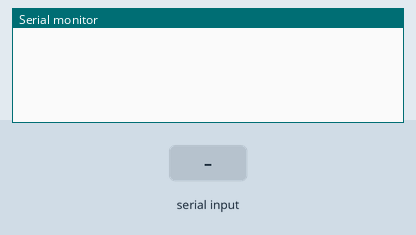
Recording of a sketch running on a simulated Arduino Mega 2560, built for the host (arithmetic inside an expression is 32-bit, double 64-bit). On the bench: the last lines printed to the serial monitor. Inputs (shaded band) come from the test bench. EEPROM starts erased; the modem accepts every AT command (registered, SIM ready, sends succeed) and sends nothing else.

Above: at 2.3 s.
2.4 s: "CREG\n" received over the second serial link
5.1 s: ".\n" received over the second serial link
7.6 s: "AT+PASS=\n" received over the second serial link
10.6 s: "AT+SERVER=\n" received over the second serial link
At 12.4 s:
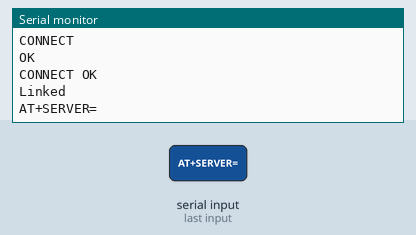
13.1 s: "AT+PORT=\n" received over the second serial link
At 15.1 s:
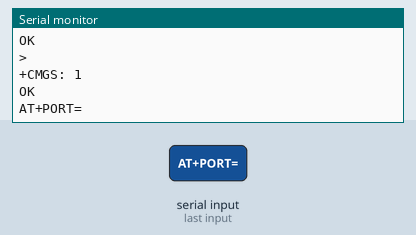
15.6 s: "AT+ID=\n" received over the second serial link
At 17.4 s:
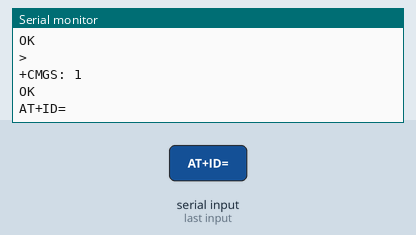

The sketch:

GPS_tracker.ino
```cpp
#include <TinyGPS.h>
#include <EEPROM.h>

#define SERVER_SETTING_POSITION 0
#define SERVER_SETTING_MAX_LENGTH 15

#define PORT_SETTING_POSITION 16
#define PORT_SETTING_MAX_LENGTH 5

#define ID_SETTING_POSITION 22
#define ID_SETTING_MAX_LENGTH 15

#define PASSWORD_SETTING_POSITION 38
#define PASSWORD_SETTING_MAX_LENGTH 10

#define REG_NETWORK 0
#define LOGGED 1
#define WAIT_ANSWER 2
#define WAIT_CREG 3
#define GPRS_INIT 4
#define CONNECTED_SERVER 5
#define WAIT_GPRS_INIT 6
#define WAIT_STEP 7

TinyGPS gps;
bool newData;
unsigned long start;
int currentData;
String dates, times, lats, lons, speed, sats, course, height = "0";
String password = "";
String server = "";
String port = "";
String id = "";
bool serialWork = false;
int GPRSinitStep = 0;
//----Для GSM-----
long timerCommand;
bool flags[10];

void setup() {
  Serial.begin(9600);
  Serial1.begin(9600);
  Serial2.begin(9600);
  Serial.setTimeout(500);
  newData = false;
  start = millis();
  password = getPassword();
  server = getServer();
  port = getPort();
  id = getId();
  delay(1000);
  sendATGSM("AT");
  delay(100);
  sendATGSM("AT+CREG?");
  timerCommand = millis();

  flags[WAIT_CREG] = true;
  flags[REG_NETWORK] = false;
  flags[GPRS_INIT] = false;
  flags[CONNECTED_SERVER] = false;
  flags[REG_NETWORK] = false;
  flags[LOGGED] = false;
}

void loop() {
   getCommand();
  // if(serialWork){
  //   easySerial();
  // } else {
  //   mainFunction();
  // }

  if((millis() - timerCommand > 10000) && (!flags[WAIT_CREG]) && (!flags[REG_NETWORK])){
    sendATGSM("AT+CREG?");
    timerCommand = millis();
    flags[WAIT_CREG] = true;
  }

  if((millis() - timerCommand > 5000) && (flags[WAIT_CREG]) && (!flags[REG_NETWORK])){
    flags[WAIT_CREG]= false;
  }

  if((flags[REG_NETWORK]) && (!flags[GPRS_INIT]) && (GPRSinitStep == 0) && (!flags[WAIT_STEP])){
    //sendATGSM("AT+CSTT=\"internet\"");
    sendATGSM("AT+SAPBR=3,1,\"APN\",\"internet\"");
    timerCommand = millis();
    flags[WAIT_STEP] = true;
  }

  if((flags[REG_NETWORK]) && (!flags[GPRS_INIT]) && (GPRSinitStep == 1) && (!flags[WAIT_STEP])){
    //sendATGSM("AT+CIICR");
    sendATGSM("AT+SAPBR=1,1");
    timerCommand = millis();
    flags[WAIT_STEP] = true;
  }

  if((flags[REG_NETWORK]) && (!flags[GPRS_INIT]) && (GPRSinitStep == 2) && (!flags[WAIT_STEP])){
    //sendATGSM("AT+CIFSR");
    sendATGSM("AT+SAPBR=2,1");
    timerCommand = millis();
    flags[WAIT_STEP] = true;
  }

  if((flags[REG_NETWORK]) && (!flags[GPRS_INIT]) && (GPRSinitStep == 3) && (!flags[WAIT_STEP])){
    sendATGSM("AT+CIPSTART=\"TCP\",\""+server+"\","+port+"");
    timerCommand = millis();
    flags[WAIT_STEP] = true;

  }

  if((millis() - timerCommand > 2000) && (flags[WAIT_STEP]) && (!flags[GPRS_INIT])){
    flags[WAIT_STEP]= false;
  }

   if(flags[GPRS_INIT] && flags[CONNECTED_SERVER] && !flags[LOGGED]){
     sendData(loginPacket());
     timerCommand = millis();
  }

  getDataFromGSM();

}

void getDataFromGSM(){
  String fromGSM = "";
  if(Serial2.available()) {
    fromGSM = Serial2.readString();
    Serial.println(fromGSM);

    if(flags[WAIT_CREG] && fromGSM.indexOf("CREG") != -1){
      flags[REG_NETWORK] = checkCREG(fromGSM);
      if(!flags[REG_NETWORK]) flags[GPRS_INIT] = false;
      timerCommand = millis();
      flags[WAIT_CREG] = false;
    }
    else if(flags[WAIT_STEP] && GPRSinitStep != 3 && GPRSinitStep != 2){
      if(fromGSM.indexOf("OK") != -1){
        Serial.println("true");
        GPRSinitStep++;
        timerCommand = millis();
        flags[WAIT_STEP]= false;
      }
    }

    else if(flags[WAIT_STEP] && GPRSinitStep == 2){
      if(fromGSM.indexOf(".") != -1){
        GPRSinitStep++;
        timerCommand = millis();
        flags[WAIT_STEP]= false;
      }
    }

    else if(flags[WAIT_STEP] && GPRSinitStep == 3){
      if(fromGSM.indexOf("OK") != -1){
        flags[GPRS_INIT] = true;
        timerCommand = millis();
        flags[WAIT_STEP]= false;
        flags[CONNECTED_SERVER] = true;

      }
    }

  }

}

bool checkCREG(String fromGSM){
  int simbolPos;
  simbolPos = fromGSM.indexOf(',');
  if (fromGSM.substring(simbolPos+1, simbolPos+2) == "1"){
    return true;
  }
  return false;
}

void easySerial(){
  if(Serial1.available()){
    Serial.write(Serial1.read());
  }
}

void mainFunction(){
  if (millis() - start > 5000) {

    newData = readgps();
    if (newData) {
      start = millis();
      gpsdump(gps);
    }
  }
}

bool readgps() {
  while (Serial1.available()) {
    int b = Serial1.read();
    if ('\r' != b) {
      if (gps.encode(b))
        return true;
    }
  }
  return false;
}

void gpsdump(TinyGPS &gps) {
  float lat, lon;
  unsigned long date, time;
  lats ="";
  lons ="";
  speed ="";
  sats ="";
  course ="";
  gps.f_get_position(&lat, &lon);
  gps.get_datetime(&date, &time);

  lats = convertCoordinates(lat);
  lons = convertCoordinates(lon);
  speed = (String)gps.speed();
  sats = (String)gps.satellites();
  course = (String)gps.course();
  dates = String(date);
  times = String(time).substring(0,6);
}

String convertCoordinates(float coordinates){

  String result = "";
  int part;
  float temp = ((int)coordinates*100 + (coordinates - (int)coordinates) * 60);
  result = String((int)temp);
  temp = (temp - (int)temp) * 100000;
  result = result + "." + String(temp);
  result = result.substring(0,result.length()-3);

  return result;

}

String shortPacket(){
  return "#SD#"+dates+";"+times+";"+lats+";N;"+lons+";E;"+speed+";"+course+";"+height+";"+sats+(char)13+(char)10;
}

String loginPacket(){
  return "#L#"+id+";"+password+(char)13+(char)10;
}

String pingPacket(){
  return "#P#"+(char)13+(char)10;
}

void  getCommand(){
  String fromPort = "";
  while (Serial.available()) {
    fromPort = Serial.readString();

    if(fromPort.indexOf("AT+PASS=") != -1){
      setPassword(fromPort.substring(8, fromPort.length()));
      password = getPassword();
    }

    else if(fromPort.indexOf("AT+SERVER=") != -1){
      setServer(fromPort.substring(10, fromPort.length()));
      server = getServer();
    }

     else if(fromPort.indexOf("AT+PORT=") != -1){
      setPort(fromPort.substring(8, fromPort.length()));
      port = getPort();
    }

    else if(fromPort.indexOf("AT+ID=") != -1){
      setId(fromPort.substring(6, fromPort.length()));
      id = getId();
    }

    else if(fromPort.indexOf("AT+SERIAL") != -1){
      serialWork = true;
    }

    else if(fromPort.indexOf("AT+TRACKER") != -1){
      serialWork = false;
    }

    else{
      Serial2.println(fromPort);
    }
  }

}

void setSetting(String newSetting, int seek, int countSymbols){
  int i ;
  for(i = 0; i<newSetting.length()-1; i++){
    EEPROM.write(i + seek, newSetting[i]);
  }
  EEPROM.write(i + seek, (char)10);
}

String getPassword(){
  return getSetting(PASSWORD_SETTING_POSITION, PASSWORD_SETTING_MAX_LENGTH);
}

void setServer(String serverPort){
  setSetting(serverPort, SERVER_SETTING_POSITION, SERVER_SETTING_MAX_LENGTH);
}

String getServer(){
  return getSetting(SERVER_SETTING_POSITION, SERVER_SETTING_MAX_LENGTH);
}

void setPort(String port){
  setSetting(port, PORT_SETTING_POSITION, PORT_SETTING_MAX_LENGTH);
}

String getPort(){
  return getSetting(PORT_SETTING_POSITION, PORT_SETTING_MAX_LENGTH);
}

void setId(String id){
  setSetting(id, ID_SETTING_POSITION, ID_SETTING_MAX_LENGTH);
}

String getId(){
  return getSetting(ID_SETTING_POSITION, ID_SETTING_MAX_LENGTH);
}

String getSetting(int seek, int countSymbols){
  int count = seek;
  String setting = "";
  char symbol = (char)EEPROM.read(count);
  while((symbol != (char)10) && (count <= seek + countSymbols)){
    setting += symbol;
    count++;
    symbol = (char)EEPROM.read(count);
  }
  return setting;
}

void setPassword(String newPassword){
  setSetting(newPassword, PASSWORD_SETTING_POSITION, PASSWORD_SETTING_MAX_LENGTH);
}

void sendATGSM(String command){
  Serial2.println(command);
}

void sendData(String package){
  sendATGSM("AT+CIPSEND");
  delay(100);
  sendATGSM(package);
  delay(100);
  Serial2.println((char)26);
  //delay(100);
  //Serial2.println();
}


void debugPring(String str){
  Serial.println("[bebug]->" + str);
}
```

Measured:
- after the input at 10.6 s, the serial monitor: prints a new line after 1.0 s (image 1)
- after the input at 13.1 s, the serial monitor: prints a new line after 1.0 s (image 2)
- after the input at 15.6 s, the serial monitor: prints a new line after 1.0 s (image 3)
